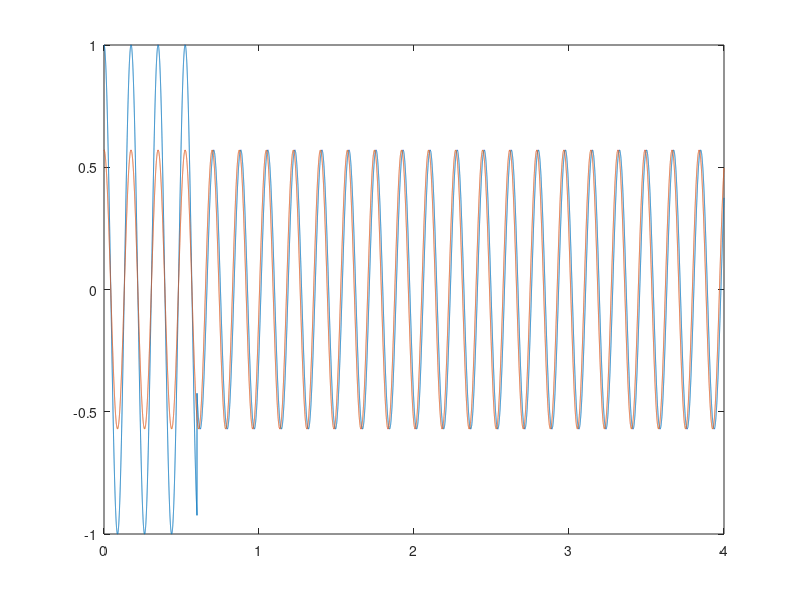

Source code (MATLAB):
samplerate = 16e3;
t = (0:1/samplerate:4)';

omega = 36;
x1 = cos(omega * t);

system1 = @(x) filter([1 zeros(1, round(0.6*samplerate)-1) 0.5], 1, x);

y1 = system1(x1)

A = 0.57;
y2 = A*cos(omega*t)

plot(t, y1); hold on
plot(t, y2); hold off

% y(t) = x(t) + 0.5x(t -0.6) = cos(omega*t) + 0.5cos(omega(t-0.6))
% 
